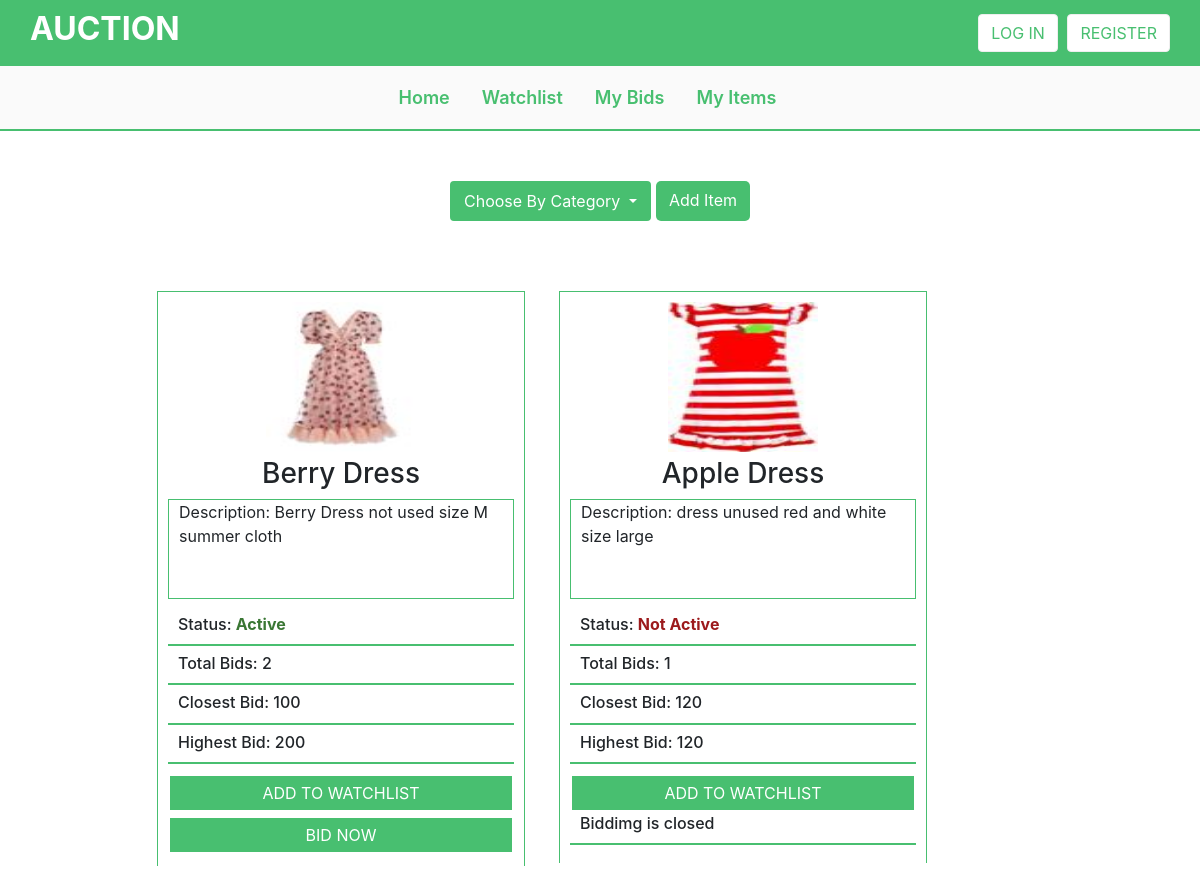
The app's page /categories/Dress with its own data.
### src/models.py (models this page shows, shortened)
class Item(db.Model):
    id = db.Column(db.Integer,primary_key=True)
    description = db.Column(db.Text,nullable=False)
    name = db.Column(db.String(60),nullable=False)
    bid_price = db.relationship('Bid',backref='item',lazy=True)
    starting_bid = db.Column(db.Integer,nullable=False)
    category = db.Column(db.String(60),nullable=False)
    item_image = db.Column(db.String(30),nullable=False,default='default.png')
    user_id = db.Column(db.Integer, db.ForeignKey('user.id'), nullable=False)
    status = db.Column(db.Boolean,default=True)

### src/routes.py (the view)
@app.route('/categories/<category_name>')
def categories(category_name):
    items = Item.query.filter_by(category=category_name)
    bids = Bid.query.all()
    i = 0
    itemBid = []
    for item in items:
        itemBid.append([])
        for bid in bids:
            if item.id == bid.item_id:
                itemBid[i].append(bid.bid_price)
        i += 1
    return render_template('categories.html', title=category_name, items=items, itemBid = itemBid)

### src/templates/categories.html (shortened to what this page needs)
{% extends "layout.html" %}
{% block content %}
    <div class="navbar-third">
        <div class="dropdown">
            <button class="btn btn-secondary dropdown-toggle" type="button" id="dropdownMenuButton" data-toggle="dropdown" aria-haspopup="true" aria-expanded="false">
              Choose By Category
            </button>
        </div>
          <div class="add-item">
                <a  class="btn" href="{{url_for('createitem')}}">Add Item</a>
          </div>
     </div>
    <div class="bidding-row">
    {% set count = namespace(value=0) %}
    {% for item in items %}
        <div class="bidding-product">
                <img src="{{ url_for('static', filename='data/items/' +  item.item_image  ) }}" alt="">
                <h3>{{ item.name }}</h3>
                <p class="desc">Description: {{ item.description }}</p>
                <div>
                    {% if item.status %}
                            <h6>Status: <strong style="color: #3A7734">Active</strong></h6>
                        {% else %}
                            <h6>Status: <strong style="color:#9C1A1C">Not Active</strong></h6>
                    {%endif%}
                    <h6>Total Bids: {{itemBid[count.value]|length}}</h6>
                    {% set val = itemBid[count.value]|sort %}
                    {% if val|length == 1 %}
                        <h6>Closest Bid: {{ val[0] }} </h6>
                    {% else %}
                        <h6>Closest Bid: {{ val[::-1][1] }} </h6>
                    {% endif %}
                    <h6>Highest Bid: {{itemBid[count.value]|max }} </h6>
                </div>
                <button class="bidding-btn">
                    <a href="{{ url_for('addwatch', item_id= item.id ) }}">Add To WatchList</a>
                </button>
                {% if item.status == True %}
                    <button class="bidding-btn" > <a href="{{ url_for('bid', item_id= item.id ) }}">BID NOW</a></button>
                {% elif item.status == None %}
                    <h6>Biddimg is closed</h6>
                {% else %}
                    <h6>Biddimg is temporarily closed</h6>
                {% endif %}
            </div>
        {% set count.value = count.value + 1 %}
    {% endfor %}
    </div>
    <div style="height: 100px"></div>
{% endblock %}

### src/static/styles/style.css (style rules this page uses)
* { margin: 0; padding: 0; }
h3 { text-transform: capitalize; margin-top: 5px; }
.desc { border: 1px solid #48BF70; padding-bottom: 5px; text-align: left; padding-left: 10px; height: 100px; overflow-y: scroll; }
h6 { border-bottom: 2px solid #48BF70; padding-bottom: 10px; text-align: left; padding-left: 10px; }
.navbar-third { display: flex; justify-content: center; padding-left: 40px; padding-right: 40px; margin-top: 50px; width: 100%; margin-bottom:40px; }
.add-item { margin-left:5px; border-radius:5px; }
#dropdownMenuButton { background-color:#48BF70; border: 2px solid #48BF70; }
.add-item { background-color:#48BF70; border: 0px; color:#fff; text-decoration:none; }
.add-item a { color:#fff; }
img { width: 150px; height: 150px; }
.bidding-row { width: 80%; padding: 20px; margin:0 auto; }
.bidding-product { border: 1px solid #48BF70; border-bottom: 0px; width: 30%; text-align: center; margin: 10px 17px; float: left; padding: 10px; }
@media only screen and (max-width:1300px) { .bidding-product { width: 40%; } }
.bidding-btn { width: 100%; padding: 5px; margin: 2px 0px; background-color:#48BF70; outline-style:none; border:0px; border: 2px solid #fff; }
.bidding-btn a { text-decoration: none; text-transform: uppercase; color:#fff; }

### records on screen
Item: item_image (picture), name "Berry Dress", description "Berry Dress not used size M summer cloth", shows "Status:", status "Active", itemBid "2", starting_bid "100", itemBid "200"
Item: item_image (picture), name "Apple Dress", description "dress unused red and white size large", shows "Status:", itemBid "1", starting_bid "120", itemBid "120", shows "Biddimg is closed"
